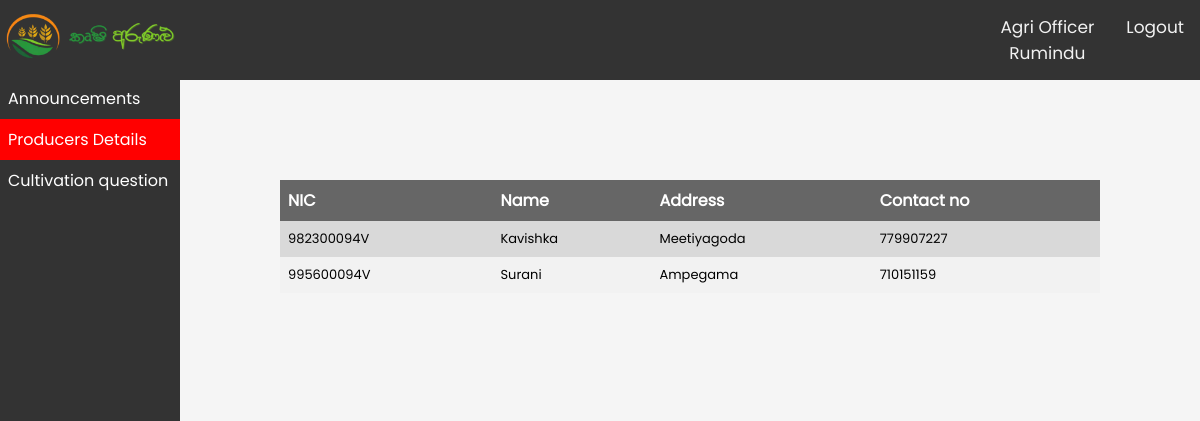
/CultivationDetails/index (signed in), run on the app's committed database.
### tables this page shows
CREATE TABLE `registered_user` (
  `id` int(11) NOT NULL,
  `nic` varchar(20) NOT NULL,
  `role` varchar(20) NOT NULL,
  `name` varchar(255) NOT NULL,
  `address` text NOT NULL,
  `district` varchar(20) NOT NULL,
  `email` varchar(100) NOT NULL,
  `contact_no` int(11) NOT NULL,
  `hash_password` varchar(255) NOT NULL
);

### app/controllers/CultivationDetails.php (called while the page is built, shortened)
<?php
  class CultivationDetails extends Controller{
    public function __construct(){
      $this->CultivationDetailsModel = $this->model('M_CultivationDetails');
    }
    public function index(){
      $cultivationDetails = $this->CultivationDetailsModel->getCultivationDetails();
      $data = [
        'cultivationDetails' => $cultivationDetails,
        'activeLink' => 'CultivationDetails'
      ];
      $this->view('cultivationDetails/v_index', $data);
    }
  }

### app/libraries/Core.php (called while the page is built, shortened)
<?php
  class Core {
    protected $currentMethod = 'login';
    public function __construct(){
      $url = $this->getUrl();
      if(isset($url[0])){
      if(file_exists('../app/controllers/' . ucwords($url[0]) . '.php')){
          unset($url[0]);
        }
        else{
          echo "There is no controller under this name ".$url[0];
          die();
        }
      }
      $this->currentController = new $this->currentController;
      if(isset($url[1])){
        if(method_exists($this->currentController, $url[1])){
          $this->currentMethod = $url[1];
          unset($url[1]);
        }
      }
      $this->params = $url ? array_values($url) : [];
      call_user_func_array([$this->currentController, $this->currentMethod], $this->params);
    }
    public function getUrl(){
      if(isset($_GET['url'])){
        $url = rtrim($_GET['url'], '/');
        $url = filter_var($url, FILTER_SANITIZE_URL);
        $url = explode('/', $url);
        return ($url);
      }
    }
  }

### public/index.php (called while the page is built, shortened)
<?php
  $init = new Core;

### app/libraries/Database.php (called while the page is built, shortened)
<?php
  class Database{
    private $host = DB_HOST;
    private $user = DB_USER;
    private $pass = DB_PASS;
    private $dbname = DB_NAME;
    private $dbh;
    private $stmt;
    public function __construct(){
      $dsn = 'mysql:host='. $this->host . ';dbname='. $this->dbname;
      $options = array(
        PDO::ATTR_PERSISTENT => true,
        PDO::ATTR_ERRMODE => PDO::ERRMODE_EXCEPTION
      );
      try{
        $this->dbh = new PDO($dsn, $this->user, $this->pass, $options);
      }catch(PDOException $e){
        $this->error = $e->getMessage();
        echo $this->error;
      }
    }
    public function query($sql){
      $this->stmt = $this->dbh->prepare($sql);
    }
    public function execute(){
      return $this->stmt->execute();
    }
    public function resultSet(){
      $this->execute();
      return $this->stmt->fetchAll(PDO::FETCH_OBJ);
    }
  }

### app/models/M_CultivationDetails.php (called while the page is built)
<?php
  class M_CultivationDetails {
    private $db;
    public function __construct(){
      $this->db = new Database;
    }
    public function getCultivationDetails(){
      $this->db->query("select * From registered_user where role = 'Producer'");
      $results = $this->db->resultSet();
      return $results;
    }
  }

### app/views/cultivationDetails/v_index.php (the view)
<?php require APPROOT. '/views/inc/header.php'; ?>
<?php require APPROOT. '/views/inc/topnavbar.php'; ?>
<?php require APPROOT. '/views/inc/sidebar.php'; ?>
<div class="body-container">
  <table>
    <tr>
      <th>NIC</th>
      <th>Name</th>
      <th>Address</th>
      <th>Contact no</th>
    </tr>
    <?php
    foreach($data['cultivationDetails'] as $cultivationDetail):
    ?>
    <tr>
      <td><?php echo $cultivationDetail->nic;?></td>
      <td><?php echo $cultivationDetail->name;?></td>
      <td><?php echo $cultivationDetail->address;?></td>
      <td><?php echo $cultivationDetail->contact_no;?></td>
    </tr>
    <?php endforeach ?>
  </table>
</div>

### public/css/styles.css (style rules this page uses)
body { font-family: Poppins-Regular; font-size: small; text-align: left; margin: 0px; background-color: #f5f5f5; }

### public/css/components/form_styles.css (style rules this page uses)
.body-container { background-color: #f5f5f5; padding:100px 100px 100px 280px; height: 100%; }

### public/css/components/table_styles.css (style rules this page uses)
table { border-collapse: collapse; width: 100%; background-color: #f2f2f2; }
th, td { text-align: left; padding: 8px; }
th { background-color: #666666; color: white; font-size: medium; }
tr:nth-child(even) { background-color: #d9d9d9; }

### data on the page
registered_user: nic "982300094V", name "Kavishka", address "Meetiyagoda", contact_no "779907227"
registered_user: nic "995600094V", name "Surani", address "Ampegama", contact_no "710151159"

### other printed values
$_SESSION['user_role'] "Agri Officer"
$_SESSION['user_name'] "Rumindu"
